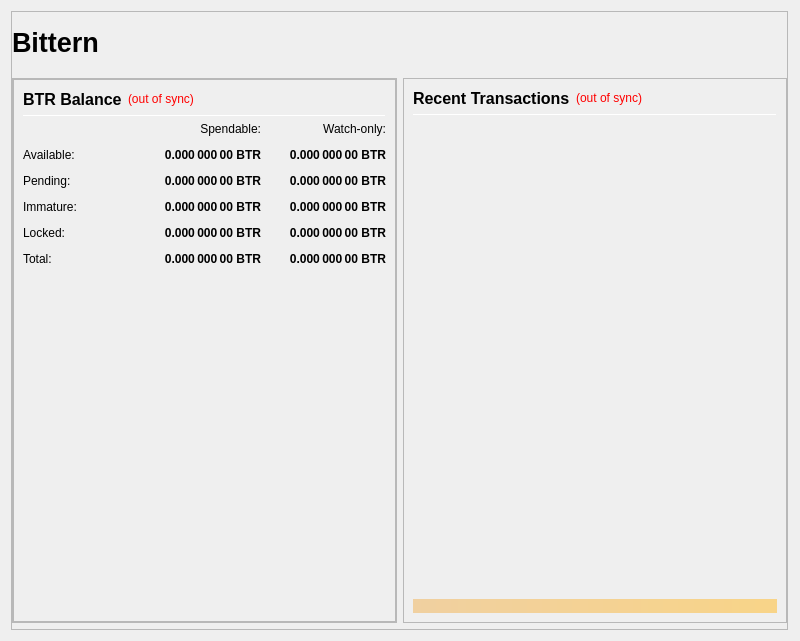
<?xml version="1.0" encoding="UTF-8"?>
<ui version="4.0">
 <class>OverviewPage</class>
 <widget class="QWidget" name="OverviewPage">
  <property name="geometry">
   <rect>
    <x>0</x>
    <y>0</y>
    <width>800</width>
    <height>641</height>
   </rect>
  </property>
  <property name="minimumSize">
   <size>
    <width>800</width>
    <height>300</height>
   </size>
  </property>
  <property name="windowTitle">
   <string>Form</string>
  </property>
  <layout class="QVBoxLayout" name="topLayout" stretch="1">
   <property name="rightMargin">
    <number>12</number>
   </property>
   <item>
    <widget class="QFrame" name="frame_BG">
     <property name="minimumSize">
      <size>
       <width>750</width>
       <height>410</height>
      </size>
     </property>
     <property name="maximumSize">
      <size>
       <width>16777215</width>
       <height>16777215</height>
      </size>
     </property>
     <property name="frameShape">
      <enum>QFrame::StyledPanel</enum>
     </property>
     <property name="frameShadow">
      <enum>QFrame::Raised</enum>
     </property>
     <layout class="QVBoxLayout" name="verticalLayout_3" stretch="1">
      <property name="leftMargin">
       <number>0</number>
      </property>
      <property name="topMargin">
       <number>0</number>
      </property>
      <property name="rightMargin">
       <number>0</number>
      </property>
      <property name="bottomMargin">
       <number>6</number>
      </property>
      <item>
       <layout class="QVBoxLayout" name="verticalLayout_Master" stretch="0,1">
        <property name="leftMargin">
         <number>0</number>
        </property>
        <property name="topMargin">
         <number>0</number>
        </property>
        <property name="rightMargin">
         <number>0</number>
        </property>
        <property name="bottomMargin">
         <number>0</number>
        </property>
        <item>
         <widget class="QFrame" name="frame_Header">
          <layout class="QVBoxLayout" name="verticalLayout_Header" stretch="0">
           <property name="leftMargin">
            <number>0</number>
           </property>
           <property name="topMargin">
            <number>0</number>
           </property>
           <property name="rightMargin">
            <number>0</number>
           </property>
           <property name="bottomMargin">
            <number>0</number>
           </property>
           <item>
            <layout class="QHBoxLayout" name="horizontalLayout_Header" stretch="1,0,1">
             <property name="spacing">
              <number>6</number>
             </property>
             <item>
              <widget class="QLabel" name="labelOverviewHeaderLeft">
               <property name="minimumSize">
                <size>
                 <width>464</width>
                 <height>60</height>
                </size>
               </property>
               <property name="maximumSize">
                <size>
                 <width>16777215</width>
                 <height>60</height>
                </size>
               </property>
               <property name="font">
                <font>
                 <pointsize>20</pointsize>
                 <weight>75</weight>
                 <bold>true</bold>
                </font>
               </property>
               <property name="text">
                <string>Bittern</string>
               </property>
               <property name="alignment">
                <set>Qt::AlignLeading|Qt::AlignLeft|Qt::AlignVCenter</set>
               </property>
              </widget>
             </item>
             <item>
              <spacer name="horizontalSpacer_Header">
               <property name="orientation">
                <enum>Qt::Horizontal</enum>
               </property>
               <property name="sizeHint" stdset="0">
                <size>
                 <width>40</width>
                 <height>20</height>
                </size>
               </property>
              </spacer>
             </item>
             <item>
              <widget class="QLabel" name="labelOverviewHeaderRight">
               <property name="minimumSize">
                <size>
                 <width>464</width>
                 <height>60</height>
                </size>
               </property>
               <property name="maximumSize">
                <size>
                 <width>16777215</width>
                 <height>60</height>
                </size>
               </property>
               <property name="font">
                <font>
                 <pointsize>14</pointsize>
                </font>
               </property>
               <property name="text">
                <string/>
               </property>
               <property name="alignment">
                <set>Qt::AlignRight|Qt::AlignTrailing|Qt::AlignVCenter</set>
               </property>
              </widget>
             </item>
            </layout>
           </item>
          </layout>
         </widget>
        </item>
        <item>
         <widget class="QFrame" name="frame_Content">
          <layout class="QVBoxLayout" name="verticalLayout_Content">
           <property name="leftMargin">
            <number>0</number>
           </property>
           <property name="topMargin">
            <number>0</number>
           </property>
           <property name="rightMargin">
            <number>0</number>
           </property>
           <property name="bottomMargin">
            <number>0</number>
           </property>
           <item>
            <layout class="QHBoxLayout" name="horizontalLayout_Content" stretch="1,1">
             <property name="spacing">
              <number>6</number>
             </property>
             <item>
              <layout class="QVBoxLayout" name="verticalLayout_left" stretch="1">
               <item>
                <widget class="QFrame" name="frameObfuscation">
                 <property name="minimumSize">
                  <size>
                   <width>0</width>
                   <height>0</height>
                  </size>
                 </property>
                 <property name="frameShape">
                  <enum>QFrame::StyledPanel</enum>
                 </property>
                 <property name="frameShadow">
                  <enum>QFrame::Raised</enum>
                 </property>
                 <layout class="QVBoxLayout" name="verticalLayout" stretch="0">
                  <property name="leftMargin">
                   <number>0</number>
                  </property>
                  <property name="topMargin">
                   <number>0</number>
                  </property>
                  <property name="rightMargin">
                   <number>0</number>
                  </property>
                  <property name="bottomMargin">
                   <number>0</number>
                  </property>
                  <item>
                   <widget class="QFrame" name="frame_Balances">
                    <property name="frameShape">
                     <enum>QFrame::StyledPanel</enum>
                    </property>
                    <property name="frameShadow">
                     <enum>QFrame::Raised</enum>
                    </property>
                    <layout class="QVBoxLayout" name="verticalLayout_4">
                     <item>
                      <layout class="QHBoxLayout" name="horizontalLayout_4">
                       <item>
                        <widget class="QLabel" name="label_5">
                         <property name="minimumSize">
                          <size>
                           <width>0</width>
                           <height>20</height>
                          </size>
                         </property>
                         <property name="font">
                          <font>
                           <pointsize>12</pointsize>
                           <weight>75</weight>
                           <bold>true</bold>
                          </font>
                         </property>
                         <property name="text">
                          <string>BTR Balance</string>
                         </property>
                        </widget>
                       </item>
                       <item>
                        <widget class="QLabel" name="labelWalletStatus">
                         <property name="cursor">
                          <cursorShape>WhatsThisCursor</cursorShape>
                         </property>
                         <property name="toolTip">
                          <string>The displayed information may be out of date. Your wallet automatically synchronizes with the BTR network after a connection is established, but this process has not completed yet.</string>
                         </property>
                         <property name="styleSheet">
                          <string notr="true">QLabel { color: red; }</string>
                         </property>
                         <property name="text">
                          <string notr="true">(out of sync)</string>
                         </property>
                         <property name="alignment">
                          <set>Qt::AlignLeading|Qt::AlignLeft|Qt::AlignVCenter</set>
                         </property>
                        </widget>
                       </item>
                       <item>
                        <spacer name="horizontalSpacer_3">
                         <property name="orientation">
                          <enum>Qt::Horizontal</enum>
                         </property>
                         <property name="sizeHint" stdset="0">
                          <size>
                           <width>40</width>
                           <height>20</height>
                          </size>
                         </property>
                        </spacer>
                       </item>
                      </layout>
                     </item>
                     <item>
                      <widget class="Line" name="line_Balance">
                       <property name="minimumSize">
                        <size>
                         <width>0</width>
                         <height>1</height>
                        </size>
                       </property>
                       <property name="maximumSize">
                        <size>
                         <width>16777215</width>
                         <height>1</height>
                        </size>
                       </property>
                       <property name="orientation">
                        <enum>Qt::Horizontal</enum>
                       </property>
                      </widget>
                     </item>
                     <item>
                      <layout class="QGridLayout" name="gridLayout">
                       <property name="spacing">
                        <number>12</number>
                       </property>
                       <item row="5" column="0">
                        <widget class="QLabel" name="labelTotalText">
                         <property name="toolTip">
                          <string>Your current BTR balance, unconfirmed and immature transactions included</string>
                         </property>
                         <property name="text">
                          <string>Total:</string>
                         </property>
                        </widget>
                       </item>
                       <item row="5" column="2">
                        <widget class="QLabel" name="labelWatchTotal">
                         <property name="font">
                          <font>
                           <weight>75</weight>
                           <bold>true</bold>
                          </font>
                         </property>
                         <property name="cursor">
                          <cursorShape>IBeamCursor</cursorShape>
                         </property>
                         <property name="toolTip">
                          <string>Current total balance in watch-only addresses</string>
                         </property>
                         <property name="text">
                          <string notr="true">0.000 000 00 BTR</string>
                         </property>
                         <property name="alignment">
                          <set>Qt::AlignRight|Qt::AlignTrailing|Qt::AlignVCenter</set>
                         </property>
                         <property name="textInteractionFlags">
                          <set>Qt::LinksAccessibleByMouse|Qt::TextSelectableByKeyboard|Qt::TextSelectableByMouse</set>
                         </property>
                        </widget>
                       </item>
                       <item row="0" column="2">
                        <widget class="QLabel" name="labelWatchonly">
                         <property name="text">
                          <string>Watch-only:</string>
                         </property>
                         <property name="alignment">
                          <set>Qt::AlignRight|Qt::AlignTrailing|Qt::AlignVCenter</set>
                         </property>
                        </widget>
                       </item>
                       <item row="0" column="1">
                        <widget class="QLabel" name="labelSpendable">
                         <property name="text">
                          <string>Spendable:</string>
                         </property>
                         <property name="alignment">
                          <set>Qt::AlignRight|Qt::AlignTrailing|Qt::AlignVCenter</set>
                         </property>
                        </widget>
                       </item>
                       <item row="2" column="1">
                        <widget class="QLabel" name="labelUnconfirmed">
                         <property name="font">
                          <font>
                           <weight>75</weight>
                           <bold>true</bold>
                          </font>
                         </property>
                         <property name="cursor">
                          <cursorShape>IBeamCursor</cursorShape>
                         </property>
                         <property name="toolTip">
                          <string>Total of transactions that have yet to be confirmed, and do not yet count toward the spendable balance</string>
                         </property>
                         <property name="text">
                          <string notr="true">0.000 000 00 BTR</string>
                         </property>
                         <property name="alignment">
                          <set>Qt::AlignRight|Qt::AlignTrailing|Qt::AlignVCenter</set>
                         </property>
                         <property name="textInteractionFlags">
                          <set>Qt::LinksAccessibleByMouse|Qt::TextSelectableByKeyboard|Qt::TextSelectableByMouse</set>
                         </property>
                        </widget>
                       </item>
                       <item row="4" column="0">
                        <widget class="QLabel" name="labelLockedBalanceText">
                         <property name="toolTip">
                          <string>Locked BTR or Masternode collaterals.</string>
                         </property>
                         <property name="text">
                          <string>Locked:</string>
                         </property>
                        </widget>
                       </item>
                       <item row="2" column="0">
                        <widget class="QLabel" name="labelPendingText">
                         <property name="text">
                          <string>Pending:</string>
                         </property>
                        </widget>
                       </item>
                       <item row="1" column="1">
                        <widget class="QLabel" name="labelBalance">
                         <property name="font">
                          <font>
                           <weight>75</weight>
                           <bold>true</bold>
                          </font>
                         </property>
                         <property name="cursor">
                          <cursorShape>IBeamCursor</cursorShape>
                         </property>
                         <property name="toolTip">
                          <string>Your current spendable balance</string>
                         </property>
                         <property name="text">
                          <string notr="true">0.000 000 00 BTR</string>
                         </property>
                         <property name="alignment">
                          <set>Qt::AlignRight|Qt::AlignTrailing|Qt::AlignVCenter</set>
                         </property>
                         <property name="textInteractionFlags">
                          <set>Qt::LinksAccessibleByMouse|Qt::TextSelectableByKeyboard|Qt::TextSelectableByMouse</set>
                         </property>
                        </widget>
                       </item>
                       <item row="3" column="2">
                        <widget class="QLabel" name="labelWatchImmature">
                         <property name="font">
                          <font>
                           <weight>75</weight>
                           <bold>true</bold>
                          </font>
                         </property>
                         <property name="cursor">
                          <cursorShape>IBeamCursor</cursorShape>
                         </property>
                         <property name="toolTip">
                          <string>Staked or masternode rewards in watch-only addresses that has not yet matured</string>
                         </property>
                         <property name="text">
                          <string notr="true">0.000 000 00 BTR</string>
                         </property>
                         <property name="alignment">
                          <set>Qt::AlignRight|Qt::AlignTrailing|Qt::AlignVCenter</set>
                         </property>
                         <property name="textInteractionFlags">
                          <set>Qt::LinksAccessibleByMouse|Qt::TextSelectableByKeyboard|Qt::TextSelectableByMouse</set>
                         </property>
                        </widget>
                       </item>
                       <item row="1" column="0">
                        <widget class="QLabel" name="labelBalanceText">
                         <property name="text">
                          <string>Available:</string>
                         </property>
                        </widget>
                       </item>
                       <item row="4" column="2">
                        <widget class="QLabel" name="labelWatchLocked">
                         <property name="font">
                          <font>
                           <weight>75</weight>
                           <bold>true</bold>
                          </font>
                         </property>
                         <property name="cursor">
                          <cursorShape>IBeamCursor</cursorShape>
                         </property>
                         <property name="toolTip">
                          <string>Current locked balance in watch-only addresses</string>
                         </property>
                         <property name="text">
                          <string notr="true">0.000 000 00 BTR</string>
                         </property>
                         <property name="alignment">
                          <set>Qt::AlignRight|Qt::AlignTrailing|Qt::AlignVCenter</set>
                         </property>
                         <property name="textInteractionFlags">
                          <set>Qt::LinksAccessibleByMouse|Qt::TextSelectableByKeyboard|Qt::TextSelectableByMouse</set>
                         </property>
                        </widget>
                       </item>
                       <item row="3" column="0">
                        <widget class="QLabel" name="labelImmatureText">
                         <property name="text">
                          <string>Immature:</string>
                         </property>
                        </widget>
                       </item>
                       <item row="5" column="1">
                        <widget class="QLabel" name="labelTotal">
                         <property name="font">
                          <font>
                           <weight>75</weight>
                           <bold>true</bold>
                          </font>
                         </property>
                         <property name="cursor">
                          <cursorShape>IBeamCursor</cursorShape>
                         </property>
                         <property name="toolTip">
                          <string>Your current BTR balance, unconfirmed and immature transactions included</string>
                         </property>
                         <property name="text">
                          <string notr="true">0.000 000 00 BTR</string>
                         </property>
                         <property name="alignment">
                          <set>Qt::AlignRight|Qt::AlignTrailing|Qt::AlignVCenter</set>
                         </property>
                         <property name="textInteractionFlags">
                          <set>Qt::LinksAccessibleByMouse|Qt::TextSelectableByKeyboard|Qt::TextSelectableByMouse</set>
                         </property>
                        </widget>
                       </item>
                       <item row="1" column="2">
                        <widget class="QLabel" name="labelWatchAvailable">
                         <property name="font">
                          <font>
                           <weight>75</weight>
                           <bold>true</bold>
                          </font>
                         </property>
                         <property name="cursor">
                          <cursorShape>IBeamCursor</cursorShape>
                         </property>
                         <property name="toolTip">
                          <string>Your current balance in watch-only addresses</string>
                         </property>
                         <property name="text">
                          <string notr="true">0.000 000 00 BTR</string>
                         </property>
                         <property name="alignment">
                          <set>Qt::AlignRight|Qt::AlignTrailing|Qt::AlignVCenter</set>
                         </property>
                         <property name="textInteractionFlags">
                          <set>Qt::LinksAccessibleByMouse|Qt::TextSelectableByKeyboard|Qt::TextSelectableByMouse</set>
                         </property>
                        </widget>
                       </item>
                       <item row="3" column="1">
                        <widget class="QLabel" name="labelImmature">
                         <property name="font">
                          <font>
                           <weight>75</weight>
                           <bold>true</bold>
                          </font>
                         </property>
                         <property name="cursor">
                          <cursorShape>IBeamCursor</cursorShape>
                         </property>
                         <property name="toolTip">
                          <string>Staked or masternode rewards that has not yet matured</string>
                         </property>
                         <property name="text">
                          <string notr="true">0.000 000 00 BTR</string>
                         </property>
                         <property name="alignment">
                          <set>Qt::AlignRight|Qt::AlignTrailing|Qt::AlignVCenter</set>
                         </property>
                         <property name="textInteractionFlags">
                          <set>Qt::LinksAccessibleByMouse|Qt::TextSelectableByKeyboard|Qt::TextSelectableByMouse</set>
                         </property>
                        </widget>
                       </item>
                       <item row="4" column="1">
                        <widget class="QLabel" name="labelLockedBalance">
                         <property name="font">
                          <font>
                           <weight>75</weight>
                           <bold>true</bold>
                          </font>
                         </property>
                         <property name="cursor">
                          <cursorShape>IBeamCursor</cursorShape>
                         </property>
                         <property name="toolTip">
                          <string>Locked BTR or Masternode collaterals.</string>
                         </property>
                         <property name="text">
                          <string notr="true">0.000 000 00 BTR</string>
                         </property>
                         <property name="alignment">
                          <set>Qt::AlignRight|Qt::AlignTrailing|Qt::AlignVCenter</set>
                         </property>
                         <property name="textInteractionFlags">
                          <set>Qt::LinksAccessibleByMouse|Qt::TextSelectableByKeyboard|Qt::TextSelectableByMouse</set>
                         </property>
                        </widget>
                       </item>
                       <item row="2" column="2">
                        <widget class="QLabel" name="labelWatchPending">
                         <property name="font">
                          <font>
                           <weight>75</weight>
                           <bold>true</bold>
                          </font>
                         </property>
                         <property name="cursor">
                          <cursorShape>IBeamCursor</cursorShape>
                         </property>
                         <property name="toolTip">
                          <string>Unconfirmed transactions to watch-only addresses</string>
                         </property>
                         <property name="text">
                          <string notr="true">0.000 000 00 BTR</string>
                         </property>
                         <property name="alignment">
                          <set>Qt::AlignRight|Qt::AlignTrailing|Qt::AlignVCenter</set>
                         </property>
                         <property name="textInteractionFlags">
                          <set>Qt::LinksAccessibleByMouse|Qt::TextSelectableByKeyboard|Qt::TextSelectableByMouse</set>
                         </property>
                        </widget>
                       </item>
                      </layout>
                     </item>
                     <item>
                      <spacer name="verticalSpacer">
                       <property name="orientation">
                        <enum>Qt::Vertical</enum>
                       </property>
                       <property name="sizeHint" stdset="0">
                        <size>
                         <width>20</width>
                         <height>40</height>
                        </size>
                       </property>
                      </spacer>
                     </item>
                    </layout>
                   </widget>
                  </item>
                 </layout>
                </widget>
               </item>
              </layout>
             </item>
             <item>
              <layout class="QVBoxLayout" name="verticalLayout_right" stretch="1">
               <item>
                <widget class="QFrame" name="frame_RecentTransactions">
                 <property name="minimumSize">
                  <size>
                   <width>0</width>
                   <height>0</height>
                  </size>
                 </property>
                 <property name="frameShape">
                  <enum>QFrame::StyledPanel</enum>
                 </property>
                 <property name="frameShadow">
                  <enum>QFrame::Raised</enum>
                 </property>
                 <layout class="QVBoxLayout" name="verticalLayout_1" stretch="0,0,0,0,0">
                  <item>
                   <layout class="QHBoxLayout" name="horizontalLayout_2">
                    <item>
                     <widget class="QLabel" name="label_4">
                      <property name="minimumSize">
                       <size>
                        <width>0</width>
                        <height>20</height>
                       </size>
                      </property>
                      <property name="font">
                       <font>
                        <pointsize>12</pointsize>
                        <weight>75</weight>
                        <bold>true</bold>
                       </font>
                      </property>
                      <property name="text">
                       <string>Recent Transactions</string>
                      </property>
                     </widget>
                    </item>
                    <item>
                     <widget class="QLabel" name="labelTransactionsStatus">
                      <property name="cursor">
                       <cursorShape>WhatsThisCursor</cursorShape>
                      </property>
                      <property name="toolTip">
                       <string>The displayed information may be out of date. Your wallet automatically synchronizes with the BTR network after a connection is established, but this process has not completed yet.</string>
                      </property>
                      <property name="styleSheet">
                       <string notr="true">QLabel { color: red; }</string>
                      </property>
                      <property name="text">
                       <string notr="true">(out of sync)</string>
                      </property>
                      <property name="alignment">
                       <set>Qt::AlignRight|Qt::AlignTrailing|Qt::AlignVCenter</set>
                      </property>
                     </widget>
                    </item>
                    <item>
                     <spacer name="horizontalSpacer">
                      <property name="orientation">
                       <enum>Qt::Horizontal</enum>
                      </property>
                      <property name="sizeHint" stdset="0">
                       <size>
                        <width>40</width>
                        <height>20</height>
                       </size>
                      </property>
                     </spacer>
                    </item>
                   </layout>
                  </item>
                  <item>
                   <widget class="Line" name="line">
                    <property name="minimumSize">
                     <size>
                      <width>0</width>
                      <height>1</height>
                     </size>
                    </property>
                    <property name="maximumSize">
                     <size>
                      <width>16777215</width>
                      <height>1</height>
                     </size>
                    </property>
                    <property name="orientation">
                     <enum>Qt::Horizontal</enum>
                    </property>
                   </widget>
                  </item>
                  <item>
                   <widget class="QListView" name="listTransactions">
                    <property name="minimumSize">
                     <size>
                      <width>0</width>
                      <height>0</height>
                     </size>
                    </property>
                    <property name="styleSheet">
                     <string notr="true">QListView { background: transparent; }</string>
                    </property>
                    <property name="frameShape">
                     <enum>QFrame::NoFrame</enum>
                    </property>
                    <property name="verticalScrollBarPolicy">
                     <enum>Qt::ScrollBarAlwaysOff</enum>
                    </property>
                    <property name="horizontalScrollBarPolicy">
                     <enum>Qt::ScrollBarAlwaysOff</enum>
                    </property>
                    <property name="selectionMode">
                     <enum>QAbstractItemView::NoSelection</enum>
                    </property>
                   </widget>
                  </item>
                  <item>
                   <spacer name="verticalSpacer_2">
                    <property name="orientation">
                     <enum>Qt::Vertical</enum>
                    </property>
                    <property name="sizeType">
                     <enum>QSizePolicy::Expanding</enum>
                    </property>
                    <property name="sizeHint" stdset="0">
                     <size>
                      <width>20</width>
                      <height>40</height>
                     </size>
                    </property>
                   </spacer>
                  </item>
                  <item>
                   <widget class="QLabel" name="labelAlerts">
                    <property name="maximumSize">
                     <size>
                      <width>16777215</width>
                      <height>16777215</height>
                     </size>
                    </property>
                    <property name="styleSheet">
                     <string notr="true">background-color: qlineargradient(x1: 0, y1: 0, x2: 1, y2: 0, stop:0 #F0D0A0, stop:1 #F8D488); color:#000000;</string>
                    </property>
                    <property name="text">
                     <string/>
                    </property>
                    <property name="wordWrap">
                     <bool>true</bool>
                    </property>
                    <property name="margin">
                     <number>3</number>
                    </property>
                   </widget>
                  </item>
                 </layout>
                </widget>
               </item>
              </layout>
             </item>
            </layout>
           </item>
          </layout>
         </widget>
        </item>
       </layout>
      </item>
     </layout>
    </widget>
   </item>
  </layout>
 </widget>
 <resources/>
 <connections/>
</ui>
